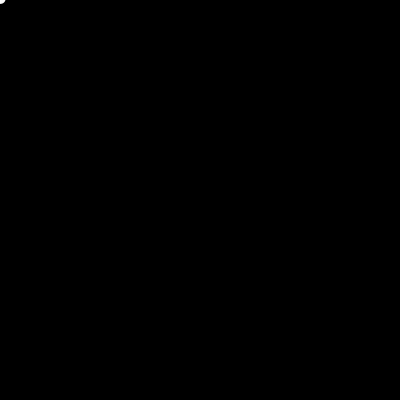
Frame 1 (no input)
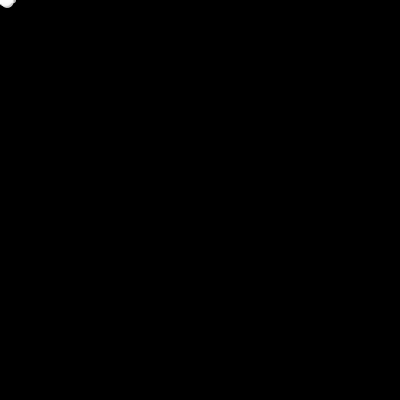
Frame 60 (the mouse pressed at the canvas centre just before this capture)
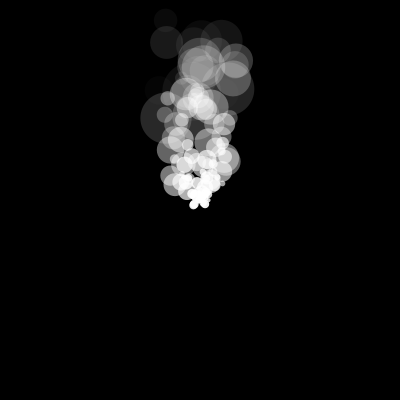
Frame 120 (the mouse held since frame 60 and released just before this capture)

The Processing sketch that drew these frames (run headless with seeded random() and noise(); from frame 60 on, the mouse is pressed at the canvas centre):

// Processing sketch: processing_49196
// ── processing_49196.pde

// create an empty array ready to put particles in

Particle[] pickles = new Particle[0];  
PImage particleImage; 

// set the maximum number of particles allowed at once
int maxParticles = 100; 


void setup() { 
  size(400, 400); 
  smooth(); 
  noStroke(); 
}

void draw() { 
  // clear the background
  background(0); 
  
  // add 2 new particles into the array : 
  for(int i=0; i<2; i++) {
    // adding a new particle into the array
    pickles = (Particle[]) append(pickles, new Particle()); 
  }
  
  // update and draw all the particles
  for (int i=0; i<pickles.length; i++) { 
    pickles[i].update();
  }
  // while we have more than the max number of particles... 
  while (pickles.length>maxParticles) {
    // take the oldest of the front of the array
    pickles = (Particle[]) subset(pickles, 1);
  }
}

class Particle {

  // position properties for our particle
  float x; 
  float y; 

  // velocity is the change in position every frame.
  float velX;
  float velY; 
  
  float drag; 
  
  // the colour of the particle 
  color c; 
  
  float particleSize;
  float shrink; 
  
  float gravity; 
  int opacity; 
  int fade; 

  // constructor : this is a special function that is 
  // called whenever a Particle is instantiated. 
  Particle() {

    // set the x and y position to be in the middle of the
    // screen. 
    x = mouseX; 
    y = mouseY;

    // set the velocity to be a random number between 
    // -10 and 10 in both x and y directions. 
    velX = random(-2, 2); 
    velY = random(-2, 2);
    
    drag = 0.96; 
    
    c = color(255); 
    
    particleSize = random(2,10); 
    shrink = 1.04; 
    
    gravity = -0.2; 
    opacity = 255;
    fade = 5;  
  }

  void update() { 

    // apply drag to our velocity
    velX*=drag; 
    velY*=drag; 
    
    // add gravity; 
    velY+=gravity;
    
    // add the velocity to the position
    x+=velX;
    y+=velY;  
    
    particleSize *= shrink; 
    opacity-=fade; 
    
    // only draw the particle if it's not completely transparent
    if(opacity>0) { 
      fill(c, opacity); 
      // set the fill colour and draw the particle
      ellipse(x, y, particleSize, particleSize);
    }
  }
}
